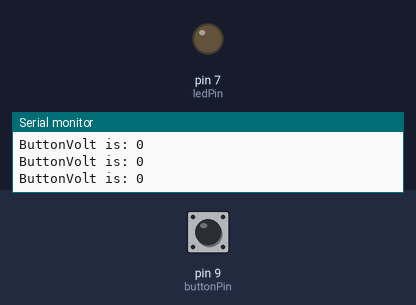
Recording of a sketch running on a simulated Arduino Uno, built with avr-gcc and run on an emulated ATmega328P. On the bench: output pins drawn as LEDs (lit = HIGH), the last lines printed to the serial monitor. The test bench sets the inputs (shaded band); at power-on: pin 9 (buttonPin) LOW.

Above: at 1.8 s.
1.9 s: pin 9 (buttonPin) pulled HIGH for 0.6 s
At 2.5 s:
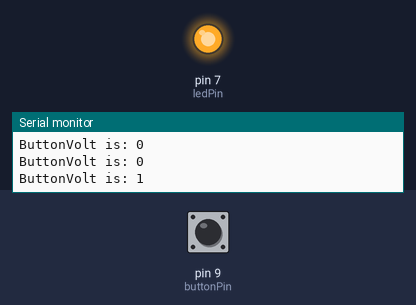
4.0 s: pin 9 (buttonPin) pulled HIGH for 1 s
At 5.3 s:
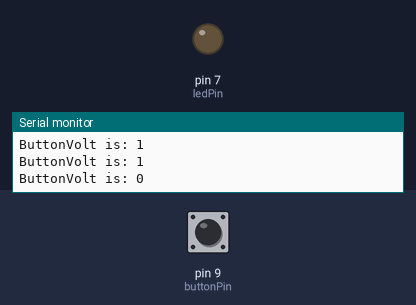
6.5 s: pin 9 (buttonPin) pulled HIGH for 3.2 s
At 7.2 s:
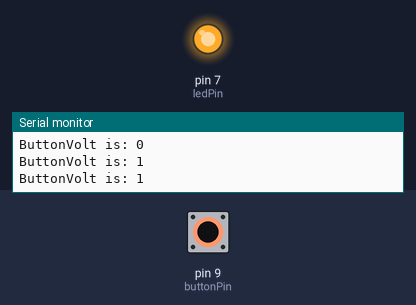
Timing chart, 0 to 9.5 s (numbered marks = the images above; inputs shaded):
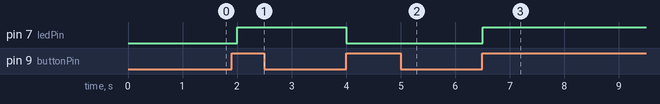

The sketch:

Toggle_Switch.ino
```cpp
/* button transitions when its pressed and released, i.e. when it changes from 0 to 1
 *  Therefore have to keep track of the previous and current state of te button for the switching action
 *  The led state is also monitored so when the switching of the button is done, the current state of the led is updated accordingly
 *  The present states of the button and led respectively are:
 *  button = 1 (not pressed)  & led = 0 (starts off)
 */

int ledPin = 7;
int buttonPin = 9;
int buttonNew;
int delayTime = 500;
int ledState =0;
int buttonOld =1;


void setup() {
  // put your setup code here, to run once:
Serial.begin(9600);
pinMode(ledPin, OUTPUT);
pinMode(buttonPin, INPUT);
}

void loop() {
  // put your main code here, to run repeatedly:

buttonNew = digitalRead(buttonPin);      // can be either 1 (not pressed) or 0 (pressed)
Serial.print("ButtonVolt is: ");
Serial.println(buttonNew);

if (buttonOld == 0 && buttonNew == 1){
  if(ledState == 0){
     digitalWrite(ledPin, HIGH);
       ledState = 1;

  }

   else{
       digitalWrite(ledPin, LOW);
        ledState = 0;
      }

}
 buttonOld = buttonNew;
 delay (delayTime);
}
```

Measured:
- after the input at 1.9 s, pin 7 (ledPin): LOW → HIGH after 0.10 s
- after the input at 4.0 s, pin 7 (ledPin): HIGH → LOW at once
- after the input at 6.5 s, pin 7 (ledPin): LOW → HIGH at once
